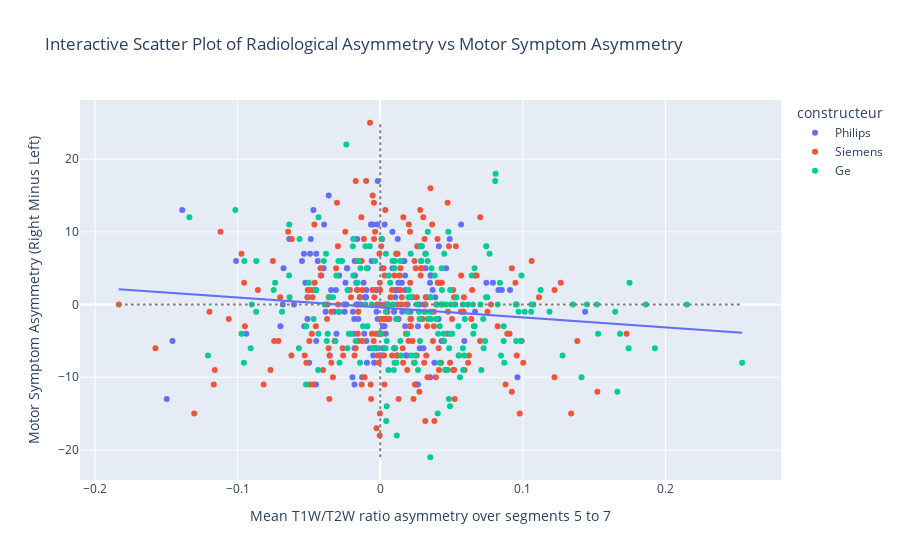

Write notebook code for a chart like this one.
### Code cell
# remapper l'index de mri en utilisant index_map
def _map_idx(i):
    key1 = "sub-" + str(i)
    key2 = key1 + "_ses-M00"
    return index_map.get(key1) or index_map.get(key2) or index_map.get(key1.replace("sub-0","sub-")) or i

new_index = [_map_idx(i) for i in mri.index.astype(str)]
# compter les non-mappés (qui restent identiques)
n_unmapped = sum(1 for old, new in zip(mri.index, new_index) if str(old) == str(new))

mri = mri.copy()
mri.index = new_index
mri.index.name = "clean_id"

print(f"Index remappé. Non-mappés : {n_unmapped} / {len(mri)}")
df_asym=df_intersection.join(mri[qc_cols + meta_cols])

#df_intersection_filtered = df_intersection[df_intersection.index.str.startswith("01-")]

# Filter out subjects with T1overT2_asymetry_seg greater than 100
# df_intersection = df_intersection[df_intersection['T1overT2_asymetry_seg'] <= 50]
# df_intersection = df_intersection[df_intersection['T1overT2_asymetry_seg'] > -50]

# Create groups based on the first two characters of the index
#df_intersection['Group'] = df_intersection.index.str.slice(0, 2)
#df_intersection_filtered = df_intersection
#df_intersection_filtered = df_intersection[~df_intersection.index.isin(df_intersection[df_intersection['Group'] == "14"].index)]
#df_intersection_filtered = df_intersection[~df_intersection.index.isin(df_intersection[df_intersection['Group'] == "06"].index)]
#df_intersection_filtered = df_intersection_filtered[~df_intersection_filtered.index.isin(df_intersection_filtered[df_intersection_filtered['Group'] == "07"].index)]

# Filter out rows where motor_symptom_asymetry is greater than 1 or less than -1
#df_intersection = df_intersection[(df_intersection['motor_symptom_asymetry'] <= 1) & (df_intersection['motor_symptom_asymetry'] >= -1)]


#df_asym = df_asym[~df_asym.index.isin(df_asym[df_asym['modèle'] == "Skyra"].index)]
#df_asym = df_asym[df_asym.index.isin(df_asym[df_asym['constructeur'] == "Philips"].index)]
#df_asym = df_asym[df_asym.index.isin(df_asym[df_asym['constructeur'] == "Siemens"].index)]
#df_asym = df_asym[~df_asym.index.isin(df_asym[df_asym['constructeur'] == "Siemens"].index)]

# Create an interactive scatter plot with Plotly
fig = px.scatter(
    df_asym,
    y='motor_symptom_asymetry',
    x='T1overT2_asymetry_seg',
    color='constructeur',  # Use 'Group' column to assign colors
    hover_name=df_asym.index,
    labels={
        'T1overT2_asymetry_seg': 'Mean T1W/T2W ratio asymmetry over segments 5 to 7',
        'motor_symptom_asymetry': 'Motor Symptom Asymmetry (Right Minus Left)'
    },
    title="Interactive Scatter Plot of Radiological Asymmetry vs Motor Symptom Asymmetry"
)

#Ajouter les axes x=0 et y=0 en gris pointillé
fig.add_shape(
    type="line",
    x0=df_asym['T1overT2_asymetry_seg'].min(),
    x1=df_asym['T1overT2_asymetry_seg'].max(),
    y0=0, y1=0,
    line=dict(color="gray", dash="dot")
)

fig.add_shape(
    type="line",
    x0=0, x1=0,
    y0=df_asym['motor_symptom_asymetry'].min(),
    y1=df_asym['motor_symptom_asymetry'].max(),
    line=dict(color="gray", dash="dot")
)

# Calculer la droite de régression
X = df_asym['T1overT2_asymetry_seg']
y = df_asym['motor_symptom_asymetry']
X = sm.add_constant(X)  # Ajouter une constante pour le modèle
model = sm.OLS(y, X).fit()
df_asym['regression_line'] = model.predict(X)

# Ajouter la droite de régression au graphique
fig.add_trace(
    px.line(
        df_asym,
        x='T1overT2_asymetry_seg',
        y='regression_line'
    ).data[0]
)
# Calculer le R² et la p-value
r_squared = model.rsquared
p_value = model.pvalues.iloc[1]

# Afficher les résultats
print(f"R²: {r_squared:.4f}")
print(f"P-value: {p_value:.4e}")

fig.write_image("/NAS/deathrow/protocoles/predistim/screenshots/scatter_T1woverT2w_N4norm_asymmetry_vs_motor_symptom_asymmetry_AllPatients.jpg", format='jpeg')

fig.show()

### Figure 1 — Plotly figure (JSON) as saved in the notebook; plotly's stock layout.template omitted (floating-point values rounded to 4 significant figures; data arrays with more than 128 entries replaced by an {"elided": "..."} marker saying what was removed)
{"data": [{"hovertemplate": "<b>%{hovertext}</b><br><br>constructeur=Philips<br>Mean T1W/T2W ratio asymmetry over segments 5 to 7=%{x}<br>Motor Symptom Asymmetry (Right Minus Left)=%{y}<extra></extra>", "hovertext": {"elided": "158 str values"}, "legendgroup": "Philips", "marker": {"color": "#636efa", "symbol": "circle"}, "mode": "markers", "name": "Philips", "orientation": "v", "showlegend": true, "type": "scatter", "x": {"elided": "158 float values"}, "xaxis": "x", "y": {"elided": "158 int values"}, "yaxis": "y"}, {"hovertemplate": "<b>%{hovertext}</b><br><br>constructeur=Siemens<br>Mean T1W/T2W ratio asymmetry over segments 5 to 7=%{x}<br>Motor Symptom Asymmetry (Right Minus Left)=%{y}<extra></extra>", "hovertext": {"elided": "238 str values"}, "legendgroup": "Siemens", "marker": {"color": "#EF553B", "symbol": "circle"}, "mode": "markers", "name": "Siemens", "orientation": "v", "showlegend": true, "type": "scatter", "x": {"elided": "238 float values"}, "xaxis": "x", "y": {"elided": "238 int values"}, "yaxis": "y"}, {"hovertemplate": "<b>%{hovertext}</b><br><br>constructeur=Ge<br>Mean T1W/T2W ratio asymmetry over segments 5 to 7=%{x}<br>Motor Symptom Asymmetry (Right Minus Left)=%{y}<extra></extra>", "hovertext": {"elided": "204 str values"}, "legendgroup": "Ge", "marker": {"color": "#00cc96", "symbol": "circle"}, "mode": "markers", "name": "Ge", "orientation": "v", "showlegend": true, "type": "scatter", "x": {"elided": "204 float values"}, "xaxis": "x", "y": {"elided": "204 int values"}, "yaxis": "y"}, {"hovertemplate": "T1overT2_asymetry_seg=%{x}<br>regression_line=%{y}<extra></extra>", "legendgroup": "", "line": {"color": "#636efa", "dash": "solid"}, "mode": "lines", "name": "", "orientation": "v", "showlegend": false, "type": "scatter", "x": {"elided": "600 float values"}, "xaxis": "x", "y": {"elided": "600 float values"}, "yaxis": "y"}], "layout": {"legend": {"title": {"text": "constructeur"}, "tracegroupgap": 0}, "shapes": [{"line": {"color": "gray", "dash": "dot"}, "type": "line", "x0": -0.1834, "x1": 0.2539, "y0": 0, "y1": 0}, {"line": {"color": "gray", "dash": "dot"}, "type": "line", "x0": 0, "x1": 0, "y0": -21, "y1": 25}], "title": {"text": "Interactive Scatter Plot of Radiological Asymmetry vs Motor Symptom Asymmetry"}, "xaxis": {"anchor": "y", "domain": [0, 1], "title": {"text": "Mean T1W/T2W ratio asymmetry over segments 5 to 7"}}, "yaxis": {"anchor": "x", "domain": [0, 1], "title": {"text": "Motor Symptom Asymmetry (Right Minus Left)"}}}}
